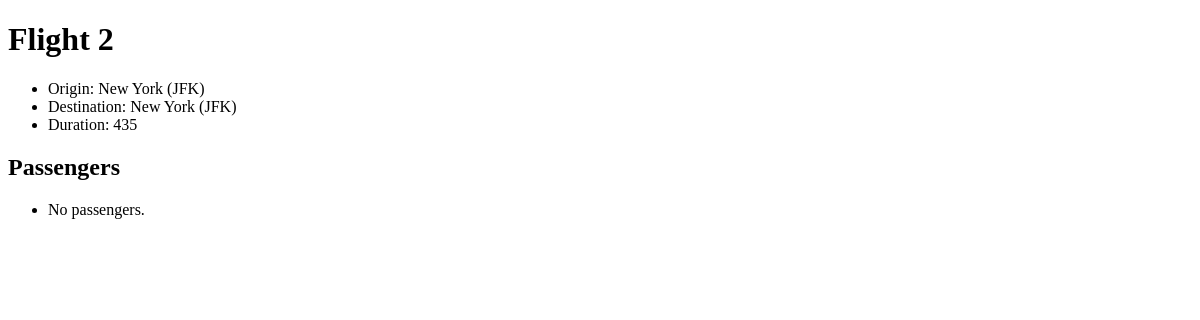
Page /flights/2 on the earlier database version.
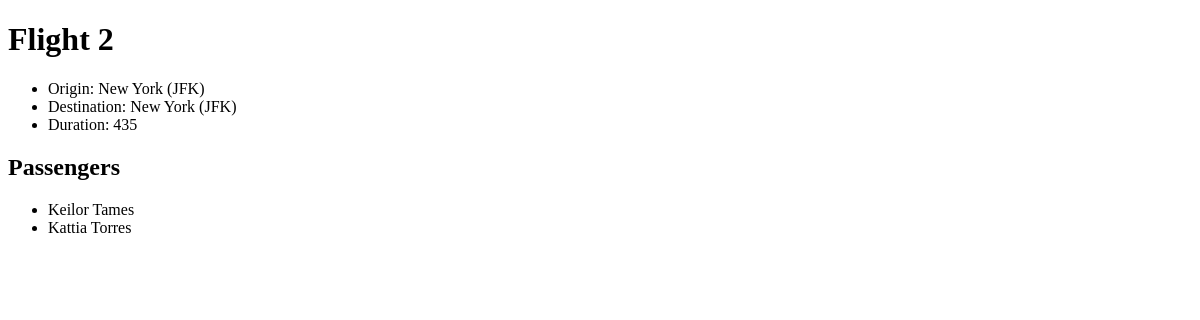
Same page on the later database version.
### flights/models.py (models this page shows)
class Passenger(models.Model):
    first = models.CharField(max_length=64)
    last = models.CharField(max_length=64)
    flights = models.ManyToManyField(Flights, blank=True, related_name="passengers")
    def __str__(self):
        return f"{self.first} {self.last}"

### flights/views.py (the view)
# urls.py: path("<int:flight_id>", views.flight, name="flight")
def flight(request, flight_id):
    flight = Flights.objects.get(pk=flight_id)
    return render(request, "flights/flights.html", {
        "flight": flight,
        "passengers": flight.passengers.all()
    })

### flights/models.py (called while the page is built)
    def __str__(self):
        return f"{self.city} ({self.code})"

### flights/templates/flights/flights.html
{% extends "flights/layout.html" %}
{% block body %}
    <h1>Flight {{ flight.id }}</h1>
    <ul>
        <li>Origin: {{ flight.origin }}</li>
        <li>Destination: {{ flight.destination }}</li>
        <li>Duration: {{ flight.duration }}</li>
    </ul>
    <h2>Passengers</h2>
    <ul>
        {% for passenger in passengers %}
            <li>{{ passenger }}</li>
        {% empty %}
            <li>No passengers.</li>
        {% endfor %}
    </ul>
{% endblock %}

Differences in the rows shown:
added Passenger: first+last "Keilor Tames"
added Passenger: first+last "Kattia Torres"
Other differences:
text no longer shown: "No passengers."
